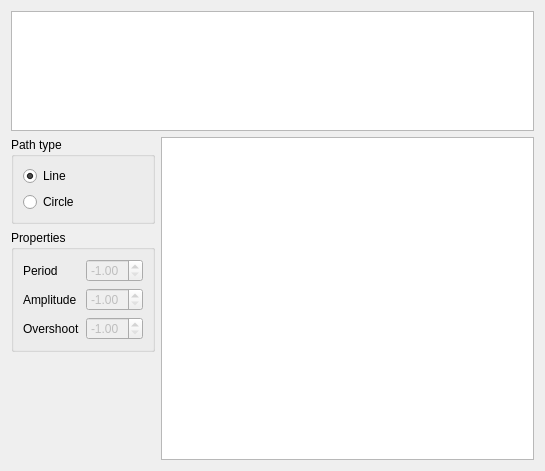
<?xml version="1.0" encoding="UTF-8"?>
<ui version="4.0">
 <class>Form</class>
 <widget class="QWidget" name="Form">
  <property name="geometry">
   <rect>
    <x>0</x>
    <y>0</y>
    <width>545</width>
    <height>471</height>
   </rect>
  </property>
  <property name="windowTitle">
   <string>Easing curves</string>
  </property>
  <layout class="QGridLayout" name="gridLayout">
   <item row="0" column="0" colspan="2">
    <widget class="QListWidget" name="easingCurvePicker">
     <property name="sizePolicy">
      <sizepolicy hsizetype="Expanding" vsizetype="Preferred">
       <horstretch>0</horstretch>
       <verstretch>0</verstretch>
      </sizepolicy>
     </property>
     <property name="maximumSize">
      <size>
       <width>16777215</width>
       <height>120</height>
      </size>
     </property>
     <property name="verticalScrollBarPolicy">
      <enum>Qt::ScrollBarAlwaysOff</enum>
     </property>
     <property name="movement">
      <enum>QListView::Static</enum>
     </property>
     <property name="isWrapping" stdset="0">
      <bool>false</bool>
     </property>
     <property name="viewMode">
      <enum>QListView::IconMode</enum>
     </property>
     <property name="selectionRectVisible">
      <bool>false</bool>
     </property>
    </widget>
   </item>
   <item row="1" column="0">
    <layout class="QVBoxLayout" name="verticalLayout">
     <item>
      <widget class="QGroupBox" name="groupBox_2">
       <property name="title">
        <string>Path type</string>
       </property>
       <layout class="QVBoxLayout" name="verticalLayout_2">
        <item>
         <widget class="QRadioButton" name="lineRadio">
          <property name="text">
           <string>Line</string>
          </property>
          <property name="checked">
           <bool>true</bool>
          </property>
          <attribute name="buttonGroup">
           <string notr="true">buttonGroup</string>
          </attribute>
         </widget>
        </item>
        <item>
         <widget class="QRadioButton" name="circleRadio">
          <property name="text">
           <string>Circle</string>
          </property>
          <attribute name="buttonGroup">
           <string notr="true">buttonGroup</string>
          </attribute>
         </widget>
        </item>
       </layout>
      </widget>
     </item>
     <item>
      <widget class="QGroupBox" name="groupBox">
       <property name="sizePolicy">
        <sizepolicy hsizetype="Fixed" vsizetype="Preferred">
         <horstretch>0</horstretch>
         <verstretch>0</verstretch>
        </sizepolicy>
       </property>
       <property name="title">
        <string>Properties</string>
       </property>
       <layout class="QFormLayout" name="formLayout">
        <property name="fieldGrowthPolicy">
         <enum>QFormLayout::AllNonFixedFieldsGrow</enum>
        </property>
        <item row="0" column="0">
         <widget class="QLabel" name="label">
          <property name="text">
           <string>Period</string>
          </property>
         </widget>
        </item>
        <item row="0" column="1">
         <widget class="QDoubleSpinBox" name="periodSpinBox">
          <property name="enabled">
           <bool>false</bool>
          </property>
          <property name="minimum">
           <double>-1.000000000000000</double>
          </property>
          <property name="singleStep">
           <double>0.100000000000000</double>
          </property>
          <property name="value">
           <double>-1.000000000000000</double>
          </property>
         </widget>
        </item>
        <item row="1" column="0">
         <widget class="QLabel" name="label_2">
          <property name="text">
           <string>Amplitude</string>
          </property>
         </widget>
        </item>
        <item row="1" column="1">
         <widget class="QDoubleSpinBox" name="amplitudeSpinBox">
          <property name="enabled">
           <bool>false</bool>
          </property>
          <property name="minimum">
           <double>-1.000000000000000</double>
          </property>
          <property name="singleStep">
           <double>0.100000000000000</double>
          </property>
          <property name="value">
           <double>-1.000000000000000</double>
          </property>
         </widget>
        </item>
        <item row="2" column="0">
         <widget class="QLabel" name="label_3">
          <property name="text">
           <string>Overshoot</string>
          </property>
         </widget>
        </item>
        <item row="2" column="1">
         <widget class="QDoubleSpinBox" name="overshootSpinBox">
          <property name="enabled">
           <bool>false</bool>
          </property>
          <property name="minimum">
           <double>-1.000000000000000</double>
          </property>
          <property name="singleStep">
           <double>0.100000000000000</double>
          </property>
          <property name="value">
           <double>-1.000000000000000</double>
          </property>
         </widget>
        </item>
       </layout>
      </widget>
     </item>
     <item>
      <spacer name="verticalSpacer">
       <property name="orientation">
        <enum>Qt::Vertical</enum>
       </property>
       <property name="sizeHint" stdset="0">
        <size>
         <width>20</width>
         <height>40</height>
        </size>
       </property>
      </spacer>
     </item>
    </layout>
   </item>
   <item row="1" column="1">
    <widget class="QGraphicsView" name="graphicsView">
     <property name="sizePolicy">
      <sizepolicy hsizetype="Expanding" vsizetype="Expanding">
       <horstretch>0</horstretch>
       <verstretch>0</verstretch>
      </sizepolicy>
     </property>
    </widget>
   </item>
  </layout>
 </widget>
 <resources/>
 <connections/>
 <buttongroups>
  <buttongroup name="buttonGroup">
   <property name="exclusive">
    <bool>true</bool>
   </property>
  </buttongroup>
 </buttongroups>
</ui>
